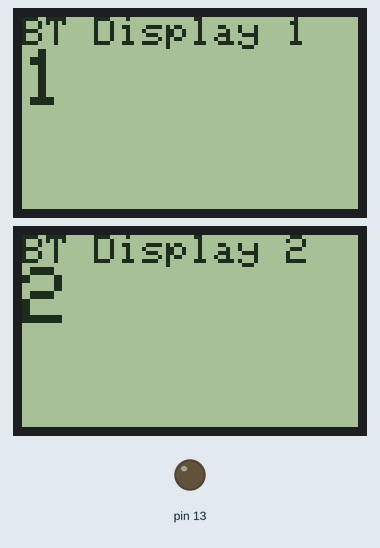
Simulated run of this sketch. Board: Arduino Uno, built with avr-gcc and run on an emulated ATmega328P. Parts: 2 × 84×48 one-colour display, output pins drawn as LEDs (lit = HIGH). The display library's start-up logo is not drawn; what the sketch prints to the serial monitor is not drawn.

Above: at 2.2 s.
At 6.29 s:
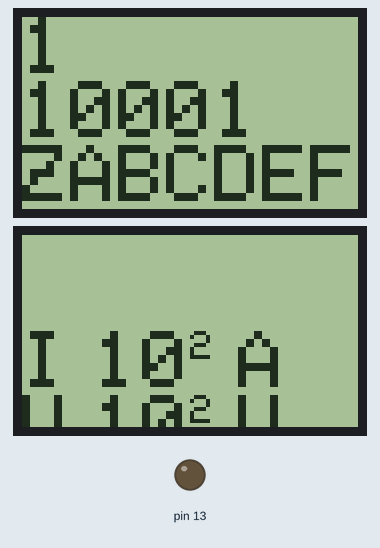
At 14.44 s:
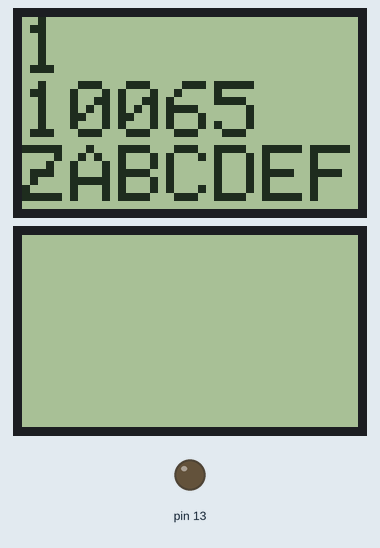
At 22.84 s:
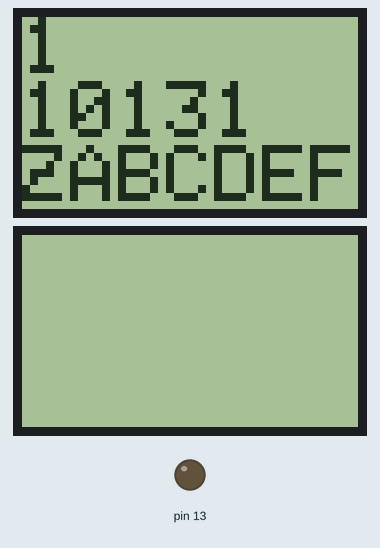
At 31.25 s:
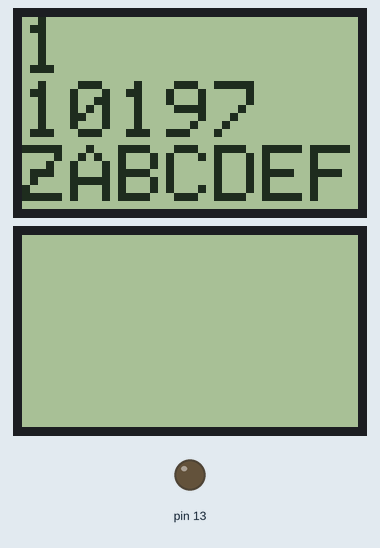
At 39.65 s:
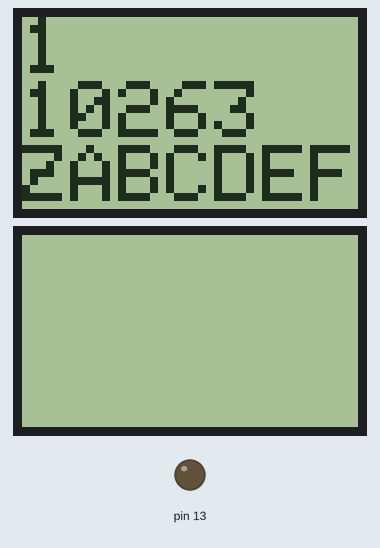

Measured:
- what the display in image 0 shows lasts 4.0 s, from 2.1 s to 6.1 s

The sketch:

Spike_Display.ino
```cpp
#include <SPI.h>
#include <Adafruit_GFX.h>
#include <Adafruit_PCD8544.h>

// Hardware SPI (faster, but must use certain hardware pins):
// SCK is LCD serial clock (SCLK) - this is pin 13 on Arduino Uno
// MOSI is LCD DIN - this is pin 11 on an Arduino Uno
// pin 5 - Data/Command select (D/C)
// pin 4 - LCD chip select (CS)
// pin 3 - LCD reset (RST)
Adafruit_PCD8544 sDisplay1 = Adafruit_PCD8544(A5, A4, A3);
Adafruit_PCD8544 sDisplay2 = Adafruit_PCD8544(A5, A2, A1);

#define LOGO16_GLCD_HEIGHT 16
#define LOGO16_GLCD_WIDTH  16

void setup()   {
  pinMode(13, OUTPUT);
  digitalWrite(13, HIGH);
  //while (!Serial) {}
  Serial.begin(115200);
  Serial.println(F("** DisplayCheck **"));
  digitalWrite(13, LOW);

  sDisplay1.begin();
  sDisplay2.begin();
  Serial.println(F("** Display begin done**"));
  // you can change the contrast around to adapt the display
  // for the best viewing!
  sDisplay1.setContrast(50);
  sDisplay2.setContrast(50);

  sDisplay1.display(); // show splashscreen
  sDisplay2.display(); // show splashscreen
  delay(2000);
  sDisplay1.clearDisplay();   // clears the screen and buffer
  sDisplay2.clearDisplay();   // clears the screen and buffer


  // rotation example
  sDisplay1.setTextColor(BLACK);
  sDisplay1.setCursor(0,0);
  sDisplay1.println("BT Display 1");
  sDisplay1.setTextSize(2);
  sDisplay1.println("1");
  sDisplay1.display();

  sDisplay2.setTextColor(BLACK);
  sDisplay2.setCursor(0,0);
  sDisplay2.println("BT Display 2");
  sDisplay2.setTextSize(2);
  sDisplay2.println("2");
  sDisplay2.display();

  delay(4000);

}

int counter = 10000;
void loop() {
  counter++;

  sDisplay1.setTextSize(2);
  sDisplay1.clearDisplay();
  sDisplay1.setTextColor(BLACK);
  sDisplay1.setCursor(0,0);
  sDisplay1.println("1");
  sDisplay1.setTextSize(2);
  sDisplay1.println(counter);
  sDisplay1.println("ZABCDEF");
  sDisplay1.display();

  counter++;

  sDisplay2.clearDisplay();
  sDisplay2.setTextColor(BLACK);
  sDisplay2.print("I");
  sDisplay2.setTextSize(1);
  sDisplay2.print(" ");
  sDisplay2.setTextSize(2);
  sDisplay2.print((counter/1000)%100);
  sDisplay2.setTextSize(1);
  sDisplay2.print((counter%1000));
  sDisplay2.print(" ");
  sDisplay2.setTextSize(2);
  sDisplay2.println("A");
  sDisplay2.display();

  sDisplay2.print("U");
  sDisplay2.setTextSize(1);
  sDisplay2.print(" ");
  sDisplay2.setTextSize(2);
  sDisplay2.print((counter/1000)%100);
  sDisplay2.setTextSize(1);
  sDisplay2.print((counter%1000));
  sDisplay2.print(" ");
  sDisplay2.setTextSize(2);
  sDisplay2.println("V");
  sDisplay2.display();

  sDisplay2.print("L");
  sDisplay2.setTextSize(1);
  sDisplay2.print(" ");
  sDisplay2.setTextSize(2);
  sDisplay2.print((counter/1000)%100);
  sDisplay2.setTextSize(1);
  sDisplay2.print((counter%1000));
  sDisplay2.print(" ");
  sDisplay2.setTextSize(2);
  sDisplay2.println("A");
  sDisplay2.display();

  delay(200);

}
```
